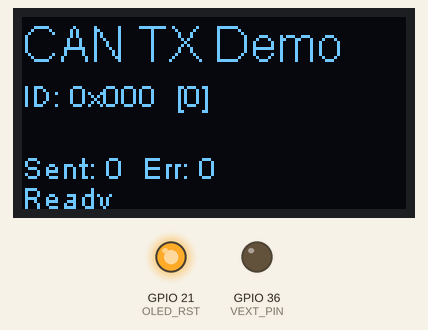
This program was run on a simulated ESP32-S3. On the bench: 128×64 one-colour display, output pins drawn as LEDs (lit = HIGH). No CAN messages arrive unless stated; what the program prints to the serial monitor is not drawn.

Above: at 0.4 s.
At 0.9 s:
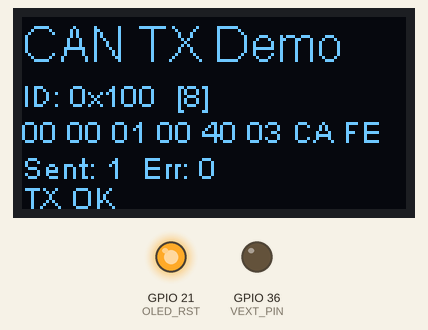
At 9.0 s:
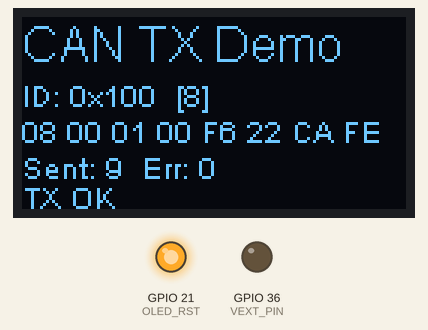
At 18.1 s:
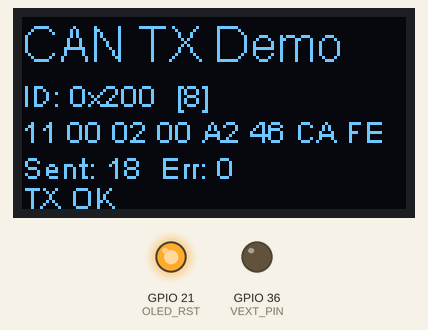
At 27.3 s:
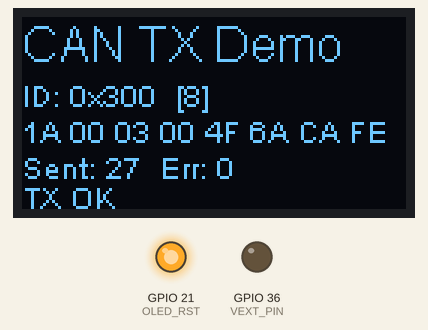
At 36.4 s:
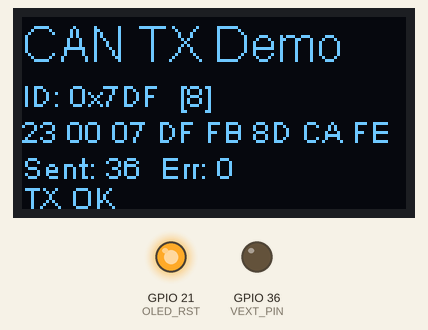

Measured:
- what the display in image 0 shows lasts 0.5 s, from 0.3 s to 0.8 s
- what the display in image 1 shows lasts 1.1 s, from 0.8 s to 1.9 s

The program:

main.cpp
```cpp
#include <Arduino.h>
#include <Wire.h>
#include <SSD1306Wire.h>
#include "driver/twai.h"

// --- Heltec WiFi LoRa 32 V3 OLED pins ---
#define OLED_SDA  17
#define OLED_SCL  18
#define OLED_RST  21
#define VEXT_PIN  36

// --- CAN / TWAI pins (TJA1050) ---
#define CAN_TX    48
#define CAN_RX    47

SSD1306Wire display(0x3c, OLED_SDA, OLED_SCL, GEOMETRY_128_64);

static uint32_t txCount = 0;
static uint32_t txErrors = 0;

// Demo CAN IDs to cycle through
static const uint32_t demoIDs[] = {
    0x100, 0x200, 0x300, 0x7DF, 0x7E0, 0x123, 0x456, 0x789
};
static const int demoIDCount = sizeof(demoIDs) / sizeof(demoIDs[0]);
static int currentIDIndex = 0;

void resetOLED() {
    pinMode(OLED_RST, OUTPUT);
    digitalWrite(OLED_RST, LOW);
    delay(20);
    digitalWrite(OLED_RST, HIGH);
    delay(20);
}

void drawScreen(uint32_t canID, const uint8_t *data, uint8_t len, const char *status) {
    display.clear();

    display.setFont(ArialMT_Plain_16);
    display.drawString(0, 0, "CAN TX Demo");

    display.setFont(ArialMT_Plain_10);

    char buf[48];
    snprintf(buf, sizeof(buf), "ID: 0x%03lX  [%d]", (unsigned long)canID, len);
    display.drawString(0, 20, buf);

    // Show data bytes
    char hexBuf[32] = "";
    int pos = 0;
    for (int i = 0; i < len && pos < (int)sizeof(hexBuf) - 4; i++) {
        pos += snprintf(hexBuf + pos, sizeof(hexBuf) - pos, "%02X ", data[i]);
    }
    display.drawString(0, 32, hexBuf);

    snprintf(buf, sizeof(buf), "Sent: %lu  Err: %lu", (unsigned long)txCount, (unsigned long)txErrors);
    display.drawString(0, 44, buf);

    display.drawString(0, 54, status);

    display.display();
}

void initCAN() {
    twai_general_config_t g_config = TWAI_GENERAL_CONFIG_DEFAULT(
        (gpio_num_t)CAN_TX, (gpio_num_t)CAN_RX, TWAI_MODE_NORMAL);
    twai_timing_config_t t_config = TWAI_TIMING_CONFIG_500KBITS();
    twai_filter_config_t f_config = TWAI_FILTER_CONFIG_ACCEPT_ALL();

    esp_err_t err = twai_driver_install(&g_config, &t_config, &f_config);
    if (err != ESP_OK) {
        Serial.printf("[CAN] Driver install FAILED: 0x%X\n", err);
        display.clear();
        display.setFont(ArialMT_Plain_16);
        display.drawString(0, 20, "CAN FAIL!");
        display.display();
        while (true) delay(1000);
    }

    err = twai_start();
    if (err != ESP_OK) {
        Serial.printf("[CAN] Start FAILED: 0x%X\n", err);
        display.clear();
        display.setFont(ArialMT_Plain_16);
        display.drawString(0, 20, "CAN Start FAIL!");
        display.display();
        while (true) delay(1000);
    }

    Serial.println("[CAN] Started @ 500 kbps");
}

void setup() {
    Serial.begin(115200);
    delay(200);
    Serial.println("\n=== ESP32 LoRa V3 - CAN TX Demo ===");
    Serial.printf("CAN TX=GPIO%d  RX=GPIO%d  TJA1050\n", CAN_TX, CAN_RX);

    // Power on OLED
    pinMode(VEXT_PIN, OUTPUT);
    digitalWrite(VEXT_PIN, LOW);
    delay(50);

    resetOLED();
    display.init();
    display.flipScreenVertically();
    display.setFont(ArialMT_Plain_16);
    display.drawString(0, 20, "CAN Init...");
    display.display();

    initCAN();

    uint8_t zeros[8] = {0};
    drawScreen(0x000, zeros, 0, "Ready");
    delay(500);
}

void loop() {
    uint32_t canID = demoIDs[currentIDIndex];
    currentIDIndex = (currentIDIndex + 1) % demoIDCount;

    twai_message_t msg;
    msg.identifier = canID;
    msg.extd = 0;          // Standard 11-bit ID
    msg.rtr = 0;
    msg.data_length_code = 8;

    // Fill with demo data: counter + ID bytes + padding
    msg.data[0] = (uint8_t)(txCount & 0xFF);
    msg.data[1] = (uint8_t)((txCount >> 8) & 0xFF);
    msg.data[2] = (uint8_t)((canID >> 8) & 0xFF);
    msg.data[3] = (uint8_t)(canID & 0xFF);
    msg.data[4] = (uint8_t)(millis() & 0xFF);
    msg.data[5] = (uint8_t)((millis() >> 8) & 0xFF);
    msg.data[6] = 0xCA;
    msg.data[7] = 0xFE;

    Serial.printf("[TX #%lu] ID=0x%03lX Data=", (unsigned long)txCount + 1, (unsigned long)canID);
    for (int i = 0; i < 8; i++) Serial.printf("%02X ", msg.data[i]);

    esp_err_t result = twai_transmit(&msg, pdMS_TO_TICKS(100));
    if (result == ESP_OK) {
        txCount++;
        Serial.println("OK");
        drawScreen(canID, msg.data, 8, "TX OK");
    } else {
        txErrors++;
        Serial.printf("FAIL (0x%X)\n", result);
        drawScreen(canID, msg.data, 8, "TX FAIL");
    }

    delay(1000);
}
```
